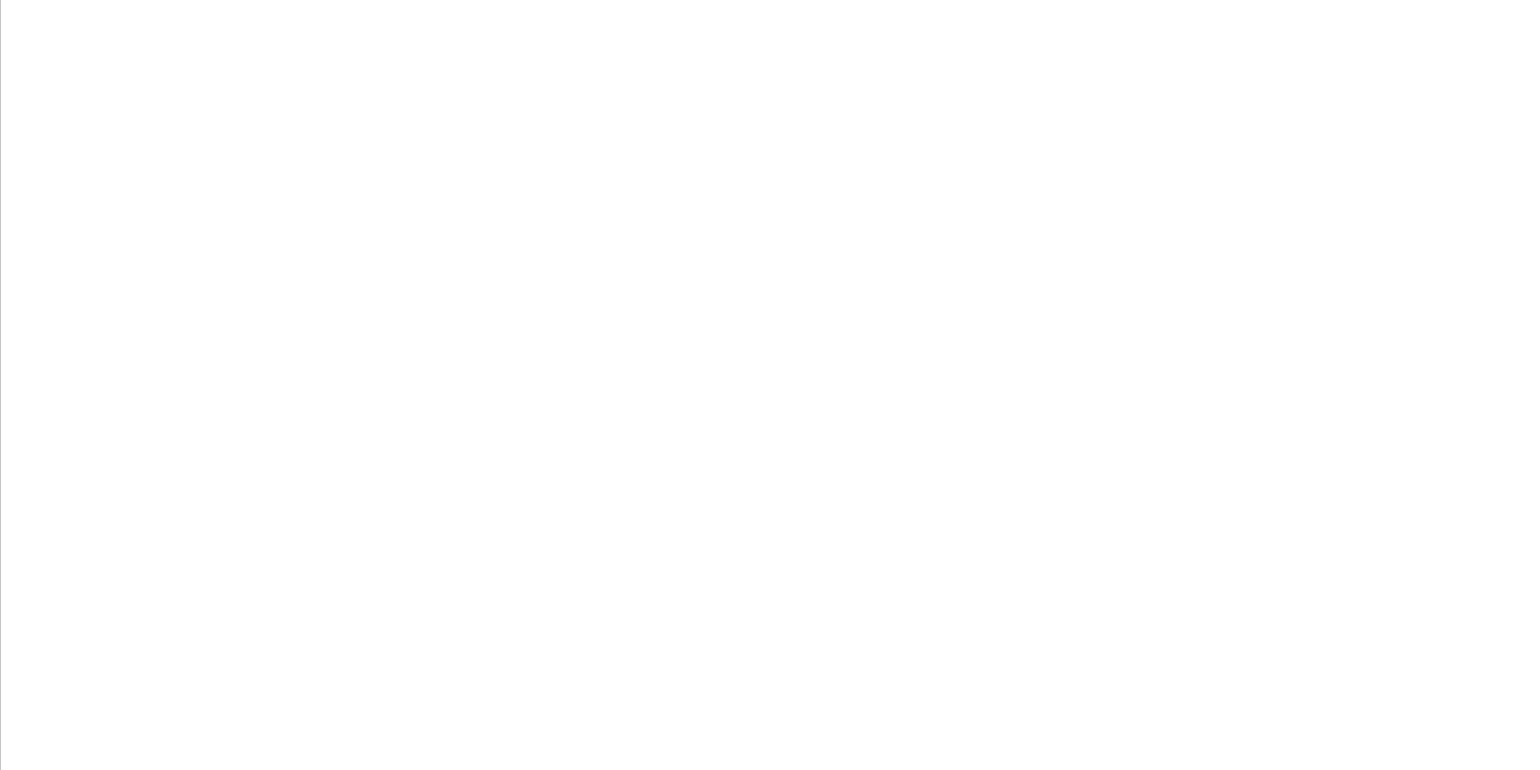
<?xml version="1.0" encoding="UTF-8"?>
<ui version="4.0">
 <class>mainwidget</class>
 <widget class="QWidget" name="mainwidget">
  <property name="geometry">
   <rect>
    <x>0</x>
    <y>0</y>
    <width>1920</width>
    <height>960</height>
   </rect>
  </property>
  <property name="minimumSize">
   <size>
    <width>0</width>
    <height>0</height>
   </size>
  </property>
  <property name="windowTitle">
   <string>mainwidget</string>
  </property>
  <widget class="QGraphicsView" name="graphicsView">
   <property name="geometry">
    <rect>
     <x>0</x>
     <y>-20</y>
     <width>1921</width>
     <height>981</height>
    </rect>
   </property>
  </widget>
 </widget>
 <resources/>
 <connections/>
</ui>
